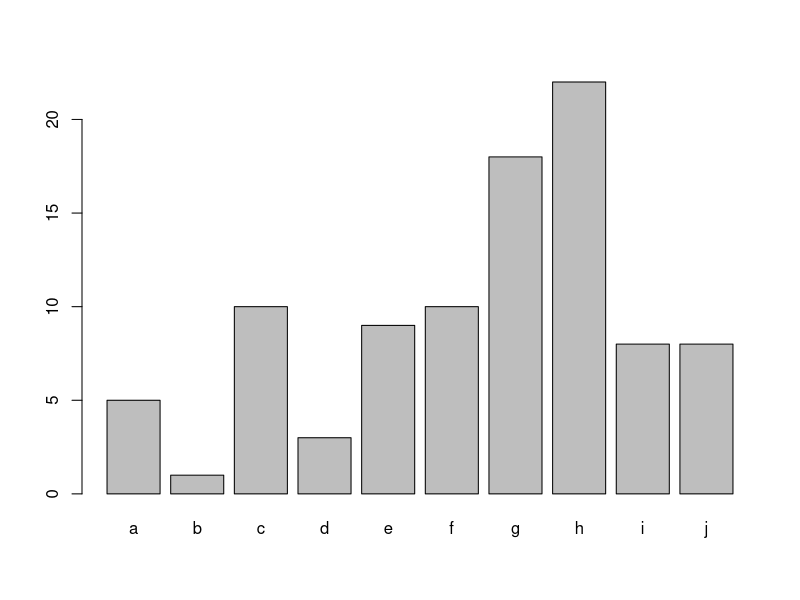
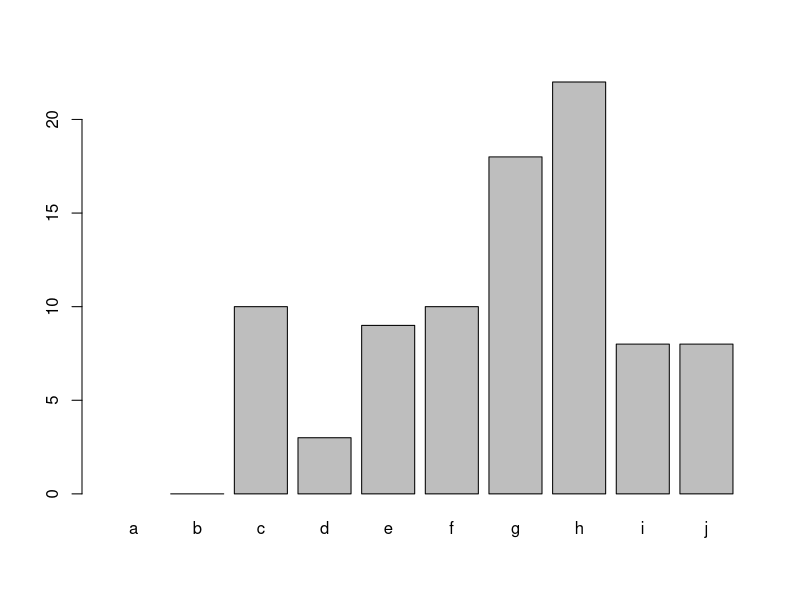

Recreate these plots in R, in order.
## ---- chunk 1
set.seed(42)
## ---- chunk 2
x = 1
y <- 2
x <- x + y
x * 4
## ---- chunk 3
x > y
## ---- chunk 4
x <- 5
y <- 7
x > y
## ---- chunk 5
x <- 0.1 + 0.2
y <- 0.3
x == y
epsilon <- 1e-10
abs(x - y) < epsilon
all.equal(x, y)
## ---- chunk 6
x <- c(TRUE, FALSE, TRUE)
y <- c(TRUE, TRUE, FALSE)
x & y 
## ---- chunk 7
x <- c(TRUE, FALSE, TRUE)
y <- c(FALSE, TRUE, FALSE)
x | y  
## ---- chunk 8
x <- 5
x > 10 && z < 7 # z is undefined!
## ---- chunk 9
x <- 5
y <- 7
x > 2 || y > 10  
## ---- chunk 10
bool_vec = c(FALSE, TRUE, TRUE)
bool_vec
!bool_vec
## ---- chunk 11
any(bool_vec) # Is any value true?
all(bool_vec) # Are all values true?
## ---- chunk 12
  any(!bool_vec) # Is any value false?
  all(!bool_vec) # Are all values false?
## ---- chunk 13
grade <- function(x) {
  if (x > 90) {
    "A"
  } else if (x > 80) {
    "B"
  } else if (x > 70) {
    "C"
  } else {
    "F"
  }
}
grade(74); grade(98)
## ---- chunk 14
x <- 1:10
x %% 2
x %% 2 == 0
ifelse(x %% 2 == 0, "even", "odd")
## ---- chunk 15
for (i in 1:3) {
  print(i)
}
## ---- chunk 16
n <- 5
grades <- floor(runif(n, 70, 100))
grades
letter_grades = character(n)
for(g in 1:n){
    letter_grades[g] <- grade(grades[g])
}
letter_grades
## ---- chunk 17
n <- 5
grades
## ---- chunk 18
letter_grades = character(n)
for(g in 1:n){
    letter_grades[g] <- grade(grades[g])
}
letter_grades
## ---- chunk 19
n <- 5
grades
## ---- chunk 20
letter_grades = character(n)
for(g in 1:n){
    letter_grades <- grade(grades[g]) #<<
}
letter_grades
## ---- chunk 21
means <- c(1, 50, 20)
out <- vector("list", length(means))
for (i in 1:length(means)) {
  out[[i]] <- rnorm(3, means[[i]])
}
out
## ---- chunk 22
means <- c()
1:length(means)
## ---- chunk 23
for (i in seq_along(means)) {
  out[[i]] <- rnorm(10, means[[i]])
}
## ---- chunk 24
for (i in 1:10) {
  if (i < 3) 
    next

  print(i)
  
  if (i >= 5)
    break
}
## ---- chunk 25
species_n = c(a = 5, b = 1, c = 10, d = 3, e = 9, 
              f = 10, g = 18, h = 22, i = 8, j = 8)
barplot(species_n)
## ---- chunk 26
n_total = 0
for(i in seq_along(species_n)){
  n_total <- n_total + species_n[i]
}
n_total
## ---- chunk 27
props = species_n / n_total
round(props, 2) # Only print 2 decimal places
## ---- chunk 28
D = 0
names(D) = "Simpson"
for(i in seq_along(props)){
  D = D + props[i]^2
}
D
## ---- chunk 29
H = 0
names(H) = "Shannon"
for(i in seq_along(props)){
  H = H - props[i] * log(props[i])
}
H
## ---- chunk 30
species_n = c(a = NA, b = 0, c = 10, d = 3, e = 9,
              f = 10, g = 18, h = 22, i = 8, j = 8)
barplot(species_n)
## ---- chunk 31
1 + NA
## ---- chunk 32
species_n = c(a = NA, b = 0, c = 10, d = 3, e = 9,
              f = 10, g = 18, h = 22, i = 8, j = 8)
n_total = 0
for(i in seq_along(species_n)){
  n_total <- n_total + species_n[i]
}
n_total
(props = species_n / n_total)
## ---- chunk 33
species_n
species_n == 0
is.na(species_n)
## ---- chunk 34
(species_n <- species_n[!is.na(species_n)])
## ---- chunk 35
(species_n <- species_n[species_n != 0])
## ---- chunk 36
species_n = c(a = NA, b = 0, c = 10, d = 3, e = 9,  
              f = 10, g = 18, h = 22, i = 8, j = 8)
(species_n <- na.omit(species_n)) #<<
n_total = 0
for(i in seq_along(species_n)){
  n_total <- n_total + species_n[i]
}
n_total
